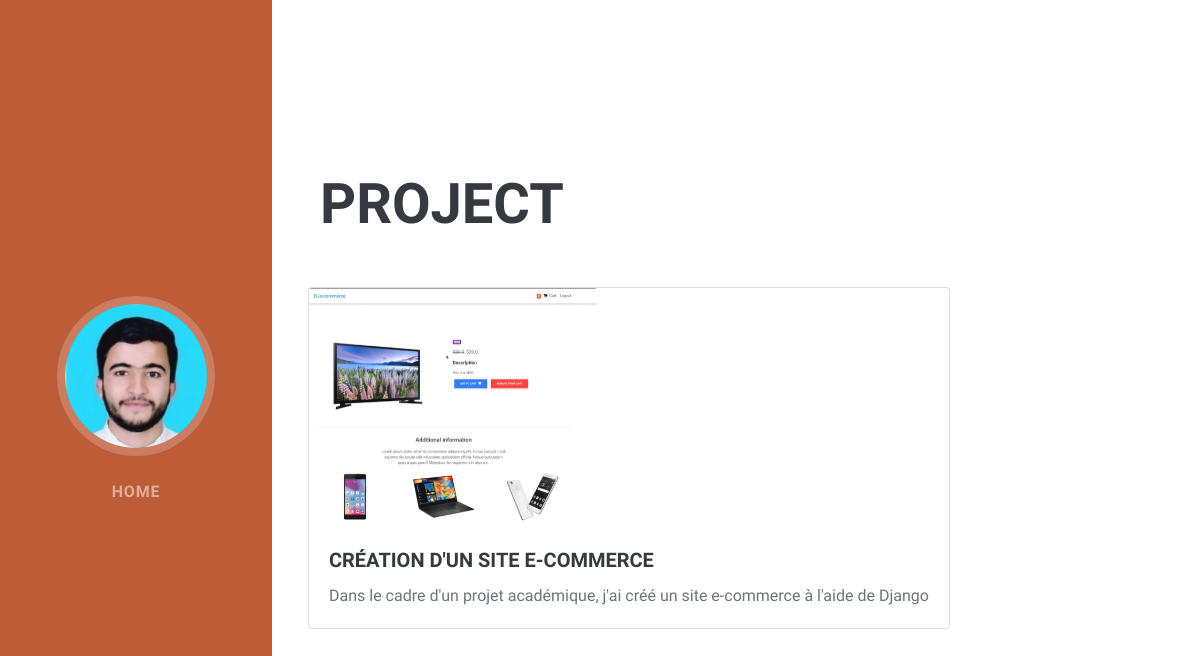
The app's page /project/1 with its own data.
### project/models.py (models this page shows, shortened)
class Project(models.Model):
    title = models.CharField(max_length=50)
    description = models.CharField(max_length=250)
    image = models.ImageField(upload_to='resume/images/')
    url = models.URLField(blank=True)

### project/views.py (the view)
# urls.py: path('project/<int:project_id>', views.detail , name='detail'),
def detail(request,project_id):
    project = get_object_or_404(Project, id=project_id)
    context = {
        'project': project
    }
    return render(request,'project/detail.html', context)

### project/templates/project/detail.html (shortened to what this page needs)
<!DOCTYPE html>
{% load static %}
<html lang="en">
    <head>
        <link href="{% static 'css/styles.css' %}" rel="stylesheet" />
    </head>
    <body id="page-top">
        <nav class="navbar navbar-expand-lg navbar-dark bg-primary fixed-top" id="sideNav">
            <a class="navbar-brand js-scroll-trigger" href="#page-top">
                <span class="d-none d-lg-block"><img class="img-fluid img-profile rounded-circle mx-auto mb-2" src="{% static 'assets/img/pdp.PNG' %}" alt="" /></span>
            </a>
            <div class="collapse navbar-collapse" id="navbarSupportedContent">
                <ul class="navbar-nav">
                    <li class="nav-item"><a class="nav-link js-scroll-trigger" href="{% url 'index' %}">Home</a></li>
                </ul>
            </div>
        </nav>
        <div class="container-fluid p-0">
            <section class="resume-section" id="projects">
                <div class="resume-section-content">
                    <h2 class="mb-5">Project</h2>
                    <div class="row">
                        <div class="card">
                            <img class="card-img-top"  style="width: 18rem;" src="{{ project.image.url }}" alt="Card image cap">
                            <div class="card-body">
                            <h5 class="card-title">{{ project.title }}</h5>
                            <p class="card-text">{{ project.description}}</p>
                            </div>
                        </div>
                    </div>
                </div>
            </section>
        </div>
    </body>
</html>

### records on screen
Project: image (picture), title "CRÉATION D'UN SITE E-COMMERCE", description "Dans le cadre d'un projet académique, j'ai créé un site e-commerce à l'aide de Django"
